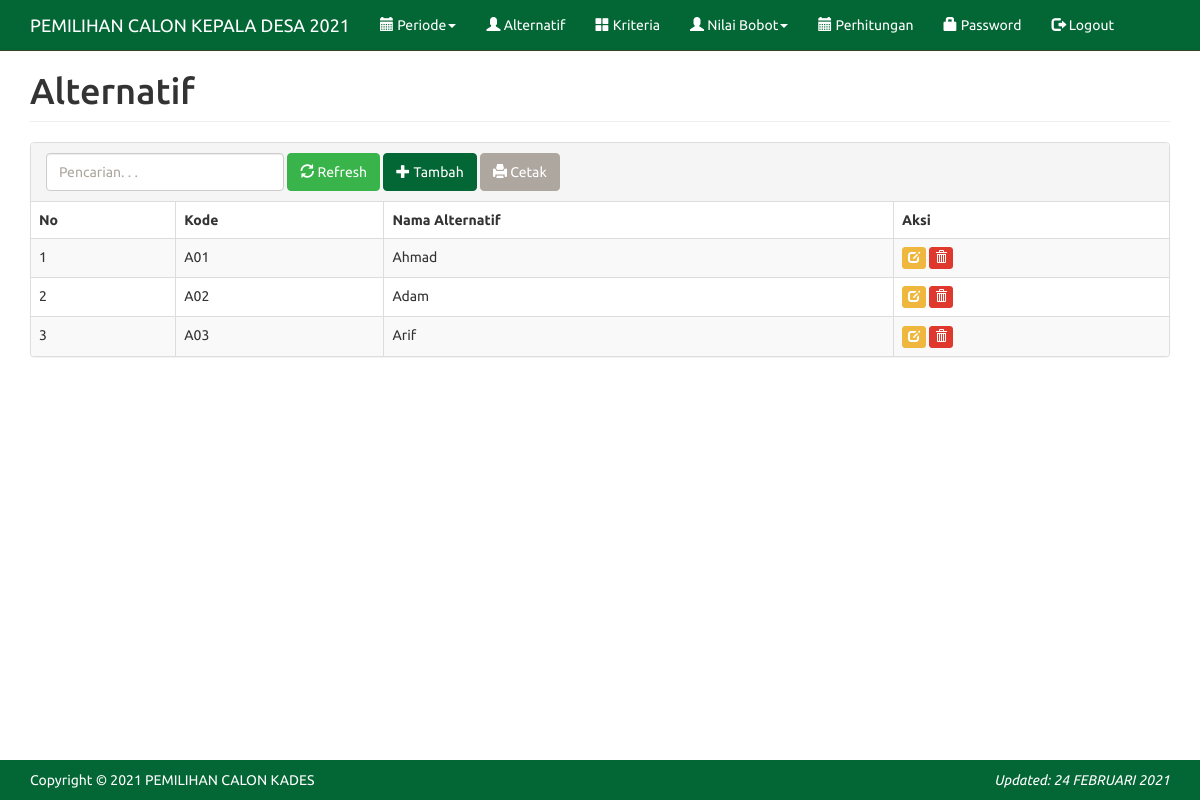
The app's page /index.php?m=alternatif (signed in) with its own data.
### tables this page shows
CREATE TABLE `tb_periode` (
  `id` int(3) NOT NULL,
  `tahun` year(4) NOT NULL,
  `status` enum('0','1') NOT NULL DEFAULT '0'
);

CREATE TABLE `tb_alternatif` (
  `kode_alternatif` varchar(16) NOT NULL,
  `nama_alternatif` varchar(255) NOT NULL,
  `keterangan` varchar(255) NOT NULL,
  `total` double NOT NULL,
  `rank` int(11) NOT NULL,
  `id_periode` int(3) NOT NULL
);

### config.php (called while the page is built)
<?php
$config["server"]='localhost';
$config["username"]='root';
$config["password"]='';
$config["database_name"]='anp';
?>

### includes/ez_sql_core.php (called while the page is built, shortened)
<?php
	class ezSQLcore
	{
		var $timers           = array();
		function get_host_port( $host, $default = false )
		{
			$port = $default;
			return array( $host, $port );
		}
		function flush()
		{
			$this->last_result = array();
		}
		function get_results($query=null, $output = OBJECT)
		{
			if ( $query )
			{
				$this->query($query);
			}
			if ( $output == OBJECT )
			{
				return $this->last_result;
			}
		}
		function timer_get_cur()
		{
			list($usec, $sec) = explode(" ",microtime());
			return ((float)$usec + (float)$sec);
		}
		function timer_start($timer_name)
		{
			$this->timers[$timer_name] = $this->timer_get_cur();
		}
		function timer_elapsed($timer_name)
		{
			return round($this->timer_get_cur() - $this->timers[$timer_name],2);
		}
	}

### functions.php (called while the page is built, shortened)
<?php
include'config.php';
include'includes/ez_sql_core.php';
include'includes/ez_sql_mysqli.php';
$db = new ezSQL_mysqli($config['username'], $config['password'], $config['database_name'], $config['server']);
include'includes/general.php';
$mod = $_GET['m'];
$tahun = $db->get_results("SELECT id FROM tb_periode WHERE status='1'")[0]->id;
function get_tahun_aktif(){
    global $db;
    $rows = $db->get_results("SELECT tahun FROM tb_periode WHERE status='1'")[0]->tahun;
    return $rows;
}
function get_tahun_aktif_id(){
    global $db;
    $rows = $db->get_results("SELECT id FROM tb_periode WHERE status='1'")[0]->id;
    return $rows;
}

### includes/ez_sql_mysqli.php (called while the page is built, shortened)
<?php
	$ezsql_mysqli_str = array
	(
		1 => 'Require $dbuser and $dbpassword to connect to a database server',
		2 => 'Error establishing mySQLi database connection. Correct user/password? Correct hostname? Database server running?',
		3 => 'Require $dbname to select a database',
		4 => 'mySQLi database connection is not active',
		5 => 'Unexpected error while trying to select database'
	);
	class ezSQL_mysqli extends ezSQLcore
	{
		function connect($dbuser='', $dbpassword='', $dbhost='localhost', $dbport=false)
		{
			global $ezsql_mysqli_str; $return_val = false;
			if ( ! $dbuser )
			{
				$this->register_error($ezsql_mysqli_str[1].' in '.__FILE__.' on line '.__LINE__);
				$this->show_errors ? trigger_error($ezsql_mysqli_str[1],E_USER_WARNING) : null;
			}
			else
			{
				$this->dbh = new mysqli($dbhost,$dbuser,$dbpassword, '', $dbport);
				if( $this->dbh->connect_errno )
				{
					$this->register_error($ezsql_mysqli_str[2].' in '.__FILE__.' on line '.__LINE__);
					$this->show_errors ? trigger_error($ezsql_mysqli_str[2],E_USER_WARNING) : null;
				}
				else
				{
					$return_val = true;
				}
			}
			return $return_val;
		}
		function query($query)
		{
			$return_val = 0;
			$query = trim($query);
			$this->result = @$this->dbh->query($query);
			if ( preg_match("/^(insert|delete|update|replace|truncate|drop|create|alter|begin|commit|rollback|set|lock|unlock|call)/i",$query) )
			{
				$is_insert = true;
				$this->rows_affected = @$this->dbh->affected_rows;
				if ( preg_match("/^(insert|replace)\s+/i",$query) )
				{
					$this->insert_id = @$this->dbh->insert_id;
				}
				$return_val = $this->rows_affected;
			}
			else
			{
				$is_insert = false;
				$i=0;
				$num_rows=0;
				while ( $row = @$this->result->fetch_object() )
				{
					$num_rows++;
				}
				$this->num_rows = $num_rows;
				$return_val = $this->num_rows;
			}
			return $return_val;
		}
	}

### includes/general.php (called while the page is built, shortened)
<?php
function esc_field($str){
    if (!get_magic_quotes_gpc())
        return addslashes($str);
    else
        return $str;
}

### alternatif.php (the view, shortened to what this page needs)
<div class="page-header">
    <h1>Alternatif</h1>
</div>
<div class="panel panel-default">
    <div class="panel-heading">
        <form class="form-inline">
            <div class="form-group">
                <input class="form-control" type="text" placeholder="Pencarian. . ." name="q" value="<?=$_GET['q']?>" />
            </div>
            <div class="form-group">
                <button class="btn btn-success"><span class="glyphicon glyphicon-refresh"></span> Refresh</a>
            </div>
            <div class="form-group">
                <a class="btn btn-primary" href="?m=alternatif_tambah"><span class="glyphicon glyphicon-plus"></span> Tambah</a>
            </div>
            <div class="form-group">
                <a class="btn btn-default" href="cetak.php?m=alternatif&q=<?=$_GET[q]?>" target="_blank"><span class="glyphicon glyphicon-print"></span> Cetak</a>
            </div>
        </form>
    </div>
    <div class="table-responsive">
        <table class="table table-bordered table-hover table-striped">
        <thead>
            <tr>
                <th>No</th>
                <th>Kode</th>
                <th>Nama Alternatif</th>
                <th>Aksi</th>
            </tr>
        </thead>
        <?php
        $tahun=get_tahun_aktif_id();
        $q = esc_field($_GET['q']);
        $rows = $db->get_results("SELECT * FROM tb_alternatif
            WHERE id_periode='$tahun' AND (kode_alternatif LIKE '%$q%'
                OR nama_alternatif LIKE '%$q%')
            ORDER BY kode_alternatif");
        $no=0;
        foreach($rows as $row):?>
        <tr>
            <td><?=++$no ?></td>
            <td><?=$row->kode_alternatif?></td>
            <td><?=$row->nama_alternatif?></td>
            <td>
                <a class="btn btn-xs btn-warning" href="?m=alternatif_ubah&ID=<?=$row->kode_alternatif?>"><span class="glyphicon glyphicon-edit"></span></a>
                <a class="btn btn-xs btn-danger" href="aksi.php?act=alternatif_hapus&ID=<?=$row->kode_alternatif?>" onclick="return confirm('Hapus data?')"><span class="glyphicon glyphicon-trash"></span></a>
            </td>
        </tr>
        <?php endforeach;?>
        </table>
    </div>
</div>

### index.php (shortened to what this page needs)
<?php
include'functions.php';
?>
<!DOCTYPE html>
<html lang="en">
  <head>
    <link href="assets/css/united-bootstrap.min.css" rel="stylesheet"/>
    <link href="assets/css/general.css" rel="stylesheet"/>
  </head>
  <body>
    <nav class="navbar navbar-default navbar-static-top">
      <div class="container">
        <div class="navbar-header">
          <a class="navbar-brand" href="?">PEMILIHAN CALON KEPALA DESA <?=get_tahun_aktif()?></a>
        </div>
        <div id="navbar" class="navbar-collapse collapse">
          <ul class="nav navbar-nav">
          <li class="dropdown">
              <a href="#" class="dropdown-toggle" data-toggle="dropdown" role="button" aria-expanded="false"><span class="glyphicon glyphicon-calendar"></span> Periode<span class="caret"></span></a>
            </li>
            <li><a href="?m=alternatif"><span class="glyphicon glyphicon-user"></span> Alternatif</a></li>
            <li><a href="?m=kriteria"><span class="glyphicon glyphicon-th-large"></span> Kriteria</a></li>
            <li class="dropdown">
              <a href="#" class="dropdown-toggle" data-toggle="dropdown" role="button" aria-expanded="false"><span class="glyphicon glyphicon-user"></span> Nilai Bobot<span class="caret"></span></a>
            </li>
            <li><a href="?m=hitung"><span class="glyphicon glyphicon-calendar"></span> Perhitungan</a></li>
            <li><a href="?m=password"><span class="glyphicon glyphicon-lock"></span> Password</a></li>
            <li><a href="aksi.php?act=logout"><span class="glyphicon glyphicon-log-out"></span> Logout</a></li>
          </ul>
        </div>
        </div>
    </nav>
    <div class="container hentry">
    <?php
        if(file_exists($mod.'.php')){
            include $mod.'.php';
        }elseif($mod=='atur_periode_status_ok'){
            include 'aksi.php';
        }else{
            include 'home.php';
        }
    ?>
    </div>
    <footer class="footer bg-primary">
      <div class="container">
        <p>Copyright &copy; <?=date('Y')?> PEMILIHAN CALON KADES <em class="pull-right">Updated: 24 FEBRUARI 2021</em></p>
      </div>
    </footer>
</body>
</html>

### assets/css/general.css (style rules this page uses)
html { position: relative; min-height: 100%; }
body { margin-bottom: 70px; }
.footer { position: absolute; bottom: 0; width: 100%; height: 40px; }
.footer p { margin: 10px 0; }
.page-header { margin-top: 0; padding-bottom: 0; }
.page-header h1 { margin-top: 0; }

### records on screen
tb_periode: tahun "2021"
tb_alternatif: kode_alternatif "A01", nama_alternatif "Ahmad"
tb_alternatif: kode_alternatif "A02", nama_alternatif "Adam"
tb_alternatif: kode_alternatif "A03", nama_alternatif "Arif"
